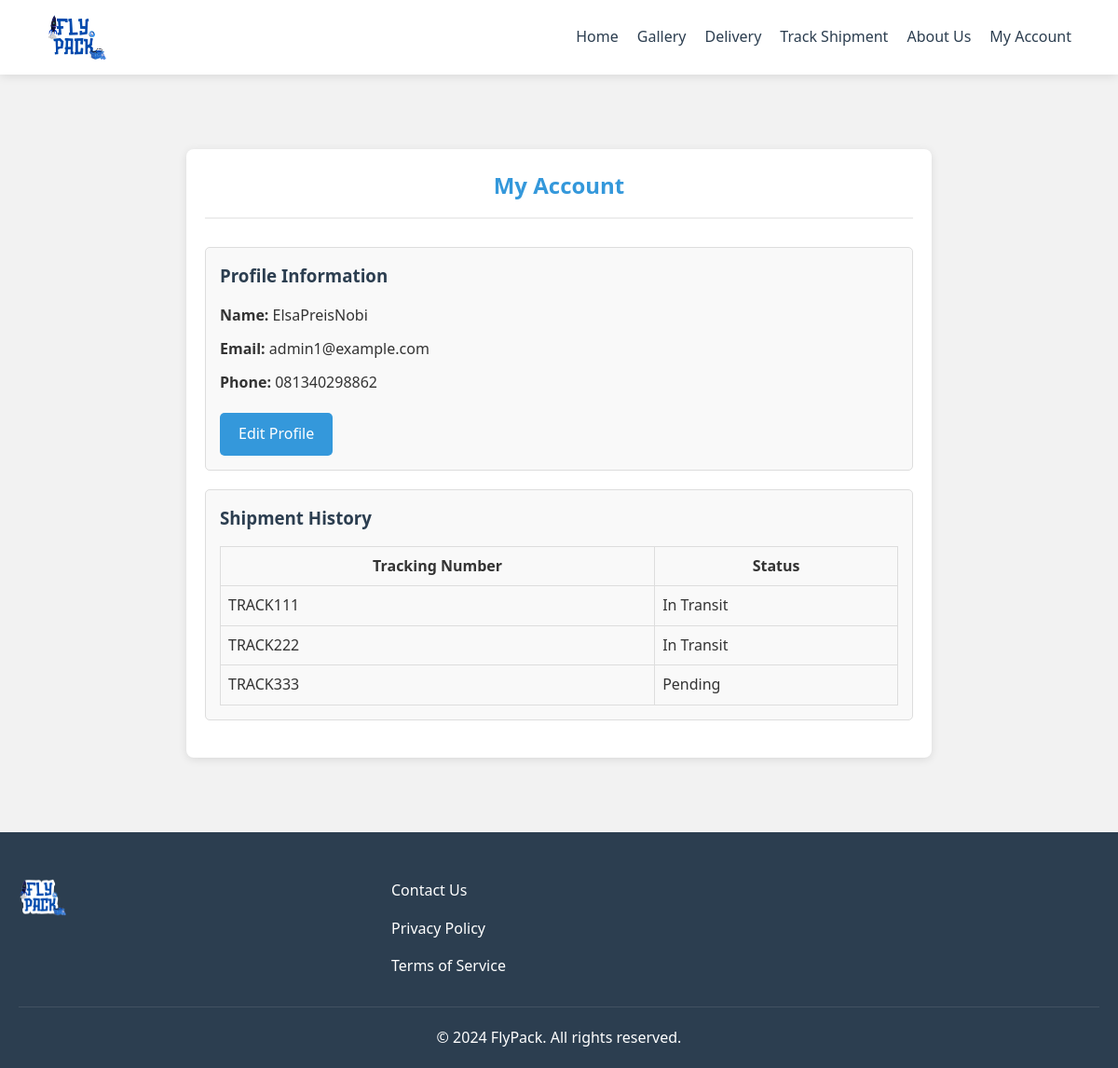
Screenshot of /my_account.php (signed in) with the database file from the repository.
### tables this page shows
CREATE TABLE `users` (
  `id` int(11) NOT NULL,
  `username` varchar(50) NOT NULL,
  `password` varchar(255) NOT NULL,
  `name` varchar(100) NOT NULL,
  `email` varchar(100) NOT NULL,
  `phone` varchar(20) NOT NULL,
  `user_type` enum('admin','member') NOT NULL
);

CREATE TABLE `shipments` (
  `id` int(11) NOT NULL,
  `user_id` int(11) NOT NULL,
  `tracking_number` varchar(50) NOT NULL,
  `status` varchar(50) NOT NULL,
  `shipment_date` date NOT NULL,
  `sender` varchar(100) NOT NULL,
  `receiver` varchar(100) NOT NULL,
  `sender_address` varchar(255) NOT NULL,
  `receiver_address` varchar(255) NOT NULL,
  `service` varchar(50) NOT NULL
);

### my_account.php (the view, shortened to what this page needs)
<?php
include 'config.php';
$user_id = $_SESSION['user_id'];
$sql = "SELECT name, email, phone FROM users WHERE id = ?";
$stmt = $conn->prepare($sql);
$stmt->bind_param("i", $user_id);
$stmt->execute();
$result = $stmt->get_result();
if ($result->num_rows > 0) {
    $user = $result->fetch_assoc();
} else {
    echo "Pengguna tidak ditemukan.";
    exit;
}
$sql_shipments = "SELECT tracking_number, status FROM shipments WHERE user_id = ?";
$stmt_shipments = $conn->prepare($sql_shipments);
$stmt_shipments->bind_param("i", $user_id);
$stmt_shipments->execute();
$result_shipments = $stmt_shipments->get_result();
?>
<!DOCTYPE html>
<html lang="en">
<head>
    <link rel="stylesheet" href="css/style.css">
</head>
<body>
    <header class="main-menu">
        <div class="container">
            <img src="img/logo.png" alt="FlyPack" class="logo">
            <nav>
                <ul>
                    <li><a href="home.php">Home</a></li>
                    <li><a href="gallery.php">Gallery</a></li>
                    <li><a href="delivery.php">Delivery</a></li>
                    <li><a href="cek_resi.php">Track Shipment</a></li>
                    <li><a href="contact.php">About Us</a></li>
                    <li><a href="my_account.php">My Account</a></li>
                </ul>
            </nav>
        </div>
    </header>
    <div class="my-account">
        <h2>My Account</h2>
        <div class="account-section">
            <h3>Profile Information</h3>
            <p><strong>Name:</strong> <?php echo htmlspecialchars($user['name']); ?></p>
            <p><strong>Email:</strong> <?php echo htmlspecialchars($user['email']); ?></p>
            <p><strong>Phone:</strong> <?php echo htmlspecialchars($user['phone']); ?></p>
            <a href="edit_profile.php" class="btn">Edit Profile</a>
        </div>
        <div class="account-section">
            <h3>Shipment History</h3>
            <?php if ($result_shipments->num_rows > 0): ?>
                <table style="width: 100%; border-collapse: collapse;">
                    <thead>
                        <tr>
                            <th style="border: 1px solid #ddd; padding: 8px;">Tracking Number</th>
                            <th style="border: 1px solid #ddd; padding: 8px;">Status</th>
                        </tr>
                    </thead>
                    <tbody>
                        <?php while ($shipment = $result_shipments->fetch_assoc()): ?>
                            <tr>
                                <td style="border: 1px solid #ddd; padding: 8px;"><?php echo htmlspecialchars($shipment['tracking_number']); ?></td>
                                <td style="border: 1px solid #ddd; padding: 8px;"><?php echo htmlspecialchars($shipment['status']); ?></td>
                            </tr>
                        <?php endwhile; ?>
                    </tbody>
                </table>
            <?php else: ?>
                <p>Tidak ada riwayat pengiriman.</p>
            <?php endif; ?>
        </div>
    </div>
     <footer class="footer">
        <div class="footer-content">
            <div class="footer-logo">
                <img src="img/logo.png" alt="FlyPack">
            </div>
            <div class="footer-links">
                <a href="contact.php">Contact Us</a>
                <a href="privacy.php">Privacy Policy</a>
                <a href="terms.php">Terms of Service</a>
            </div>
            <div class="footer-social">
            </div>
        </div>
        <p>&copy; 2024 FlyPack. All rights reserved.</p>
    </footer>
</body>
</html>

### css/style.css (style rules this page uses)
:root { --primary-color: #3498db; --secondary-color: #2c3e50; --background-color: #f4f6f7; --white-color: #ffffff; --text-color: #333; }
* { margin: 0; padding: 0; box-sizing: border-box; font-family: 'Segoe UI', Tahoma, Geneva, Verdana, sans-serif; }
body { line-height: 1.6; color: var(--text-color); background-color: var(--background-color); }
.main-menu { background-color: var(--white-color); box-shadow: 0 2px 10px rgba(0,0,0,0.1); position: fixed; width: 100%; top: 0; z-index: 1000; }
.main-menu .container { display: flex; justify-content: space-between; align-items: center; padding: 15px 50px; }
.logo { height: 50px; }
nav ul { display: flex; list-style: none; gap: 20px; }
nav ul li a { text-decoration: none; color: var(--secondary-color); font-weight: 500; transition: color 0.3s ease; }
body::before { content: ''; position: fixed; top: 0; left: 0; width: 100%; height: 100%; pointer-events: none; background-image: radial-gradient(#ffffff 8%, transparent 8%), radial-gradient(#ffffff 8%, transparent 8%); background-position: 0 0, 50px 50px; background-size: 100px 100px; opacity: 0.03; z-index: -1; }
.footer { background: var(--secondary-color); color: white; padding: 50px 20px 20px; }
.footer-content { max-width: 1200px; margin: 0 auto; display: grid; grid-template-columns: repeat(auto-fit, minmax(200px, 1fr)); gap: 40px; margin-bottom: 30px; }
.footer-logo img { height: 40px; }
.footer-links { display: flex; flex-direction: column; gap: 15px; }
.footer-links a { color: white; text-decoration: none; }
.footer-social { display: flex; gap: 20px; }
.footer p { text-align: center; margin-top: 30px; padding-top: 20px; border-top: 1px solid rgba(255,255,255,0.1); }
body { font-family: Arial, sans-serif; margin: 0; padding: 0; background-color: #f2f2f2; }
.my-account { max-width: 500px; margin: 0 auto; background-color: #fff; border-radius: 5px; box-shadow: 0 0 10px rgba(0, 0, 0, 0.1); padding: 30px; }
.my-account h2 { text-align: center; margin-bottom: 30px; }
.account-section { margin-bottom: 20px; }
.my-account { max-width: 800px; margin: 100px auto 40px; padding: 30px; background: var(--white-color); border-radius: 8px; box-shadow: 0 2px 10px rgba(0,0,0,0.1); }
.my-account h2 { color: var(--secondary-color); text-align: center; margin-bottom: 30px; padding-bottom: 15px; border-bottom: 2px solid #eee; }
.account-section { background: var(--background-color); padding: 20px; border-radius: 8px; margin-bottom: 20px; }
.account-section h3 { color: var(--secondary-color); margin-bottom: 15px; }
.account-section p { margin: 10px 0; color: var(--text-color); }
.btn { display: inline-block; padding: 12px 25px; background: var(--primary-color); color: var(--white-color); text-decoration: none; border-radius: 5px; transition: all 0.3s ease; border: none; cursor: pointer; font-weight: 500; }

### my_account.php (style rules this page uses)
.my-account { max-width: 800px; margin: 20vh auto 10vh; padding: 20px; background: white; border-radius: 8px; box-shadow: 0 2px 10px rgba(0, 0, 0, 0.1); }
.my-account h2 { text-align: center; color: #3498db; }
.account-section { margin-bottom: 20px; padding: 15px; border: 1px solid #ddd; border-radius: 5px; background-color: #f9f9f9; }
.account-section h3 { margin-top: 0; }
.btn { display: inline-block; padding: 10px 20px; margin-top: 10px; background-color: #3498db; color: white; text-decoration: none; border-radius: 5px; transition: background-color 0.3s; }

### rows the page displays
users: name "ElsaPreisNobi", email "admin1@example.com", phone "081340298862"
shipments: tracking_number "TRACK111", status "In Transit"
shipments: tracking_number "TRACK222", status "In Transit"
shipments: tracking_number "TRACK333", status "Pending"
